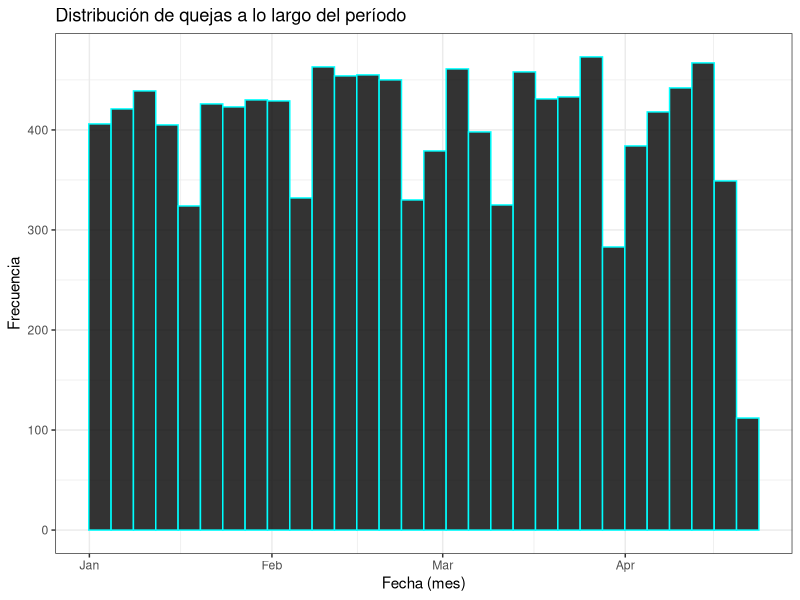
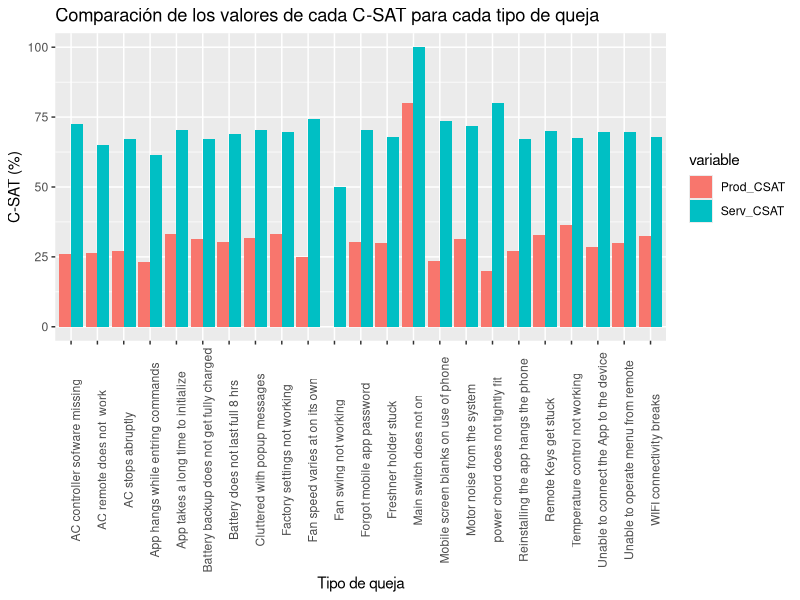
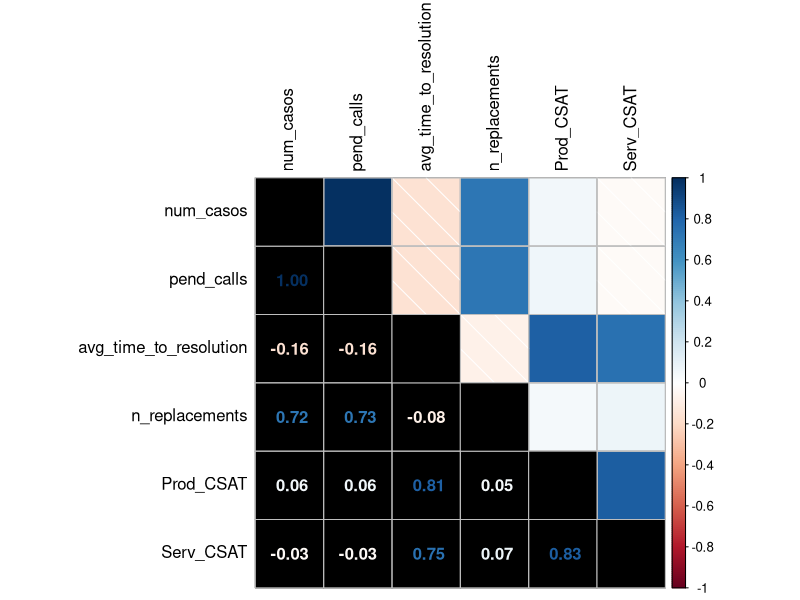
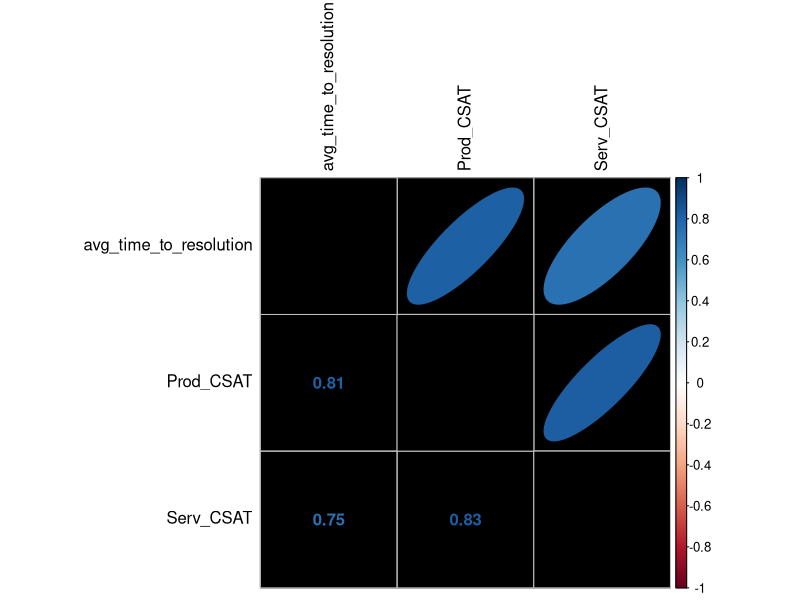
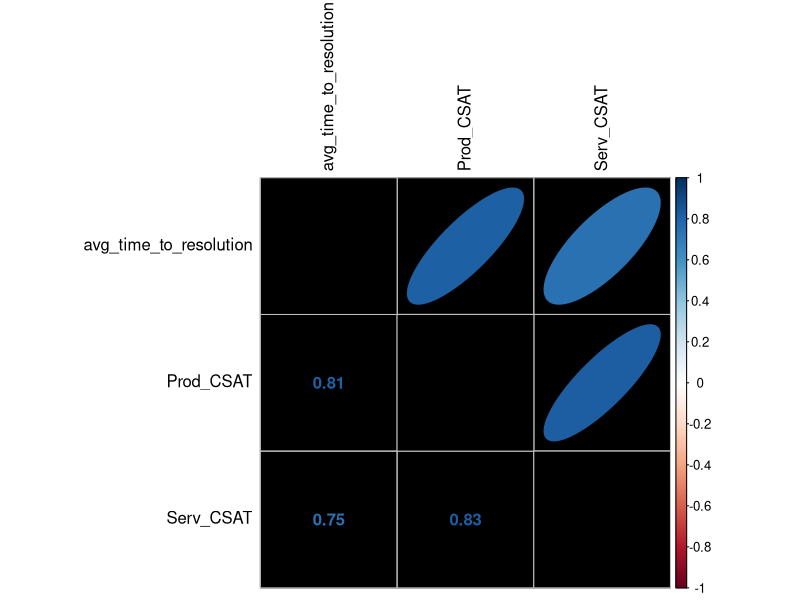

These charts were generated, in order, by the following R code:
# Autor: Alejandro Florido Reyes

#MÓDULO IV - SATISFACCIÓN DEL CONSUMIDOR
#En este ejercicio estaremos trabajando con data típica que uno puede extraer del modulo de Support Service
#de un CRM sobre los problemas que se reportan con el producto o servicio
#Y contiene una encuesta de satisfaccion tanto para el producto como para el servicio brindado por el equipo de custome support

#Para completar el ejercicio deberan cargar las siguientes librerias: tidyverse, corrplot, psych

library(tidyverse)
library(corrplot)
library(psych)

#PISTA: Las librerias de corrplot y psych fueron utilizadas en el ejercicio de Percepcion de Marca. 
#Pueden revisar ese script como referencia para esta tarea

#PASO 1
#Cargamos el dataset "data_CRM.csv" eliminando columna 1 que es innecesaria
#Inspecciones en dataset con summary, describe y head para comprender la información que contiene, entender missing values en las columnas
#Realicen un plot para entender la distribución de las quejas a lo largo del período, 
#selecciondo el tipo de gráfico más óptimo para representar la data

crm <- read.csv("data_CRM.csv") %>% 
  select(-1); #View(crm) # Personalmente, he preferido usar View en primer lugar para tener
                         # una primera visión de la tabla, pero lo comento porque no se pide.

summary(crm) #* Este comando nos resume la información más relevante del df. 
             #* Date viene como character, eso lo vamos a corregir.
             #* Posibles variables categóricas que aparecen como character no 
             #* serán transformadas en factor por ahora, esperaré a que pidan 
             #* usarlas y a que sea necesaria dicha transformación (algunos
             #* ejemplos son pending_call y gender).

describe(crm) #* Nos devuelve los principales estadísticos y parámetros importantes para el 
              #* análisis habitual de las variables (máx, mín, media, etc.). 

head(crm) # Vemos las 6 primeras filas del df.

crm$create_date <- as.Date(crm$create_date) #* Ponemos la columna de fechas en tipo fecha (Date).
str(crm)

# Con respecto a valores perdidos (NA's), parece que solo los hay en las columnas de encuestas,
# comprobémoslo:

table(is.na(crm)) # Hay 8374 NAs (nótese que 8374/2 = 4187).
table(is.na(crm$ProdCSAT)) # Hay 4187 del total en ProdCSAT.
table(is.na(crm$ServCSAT)) # Los 4187 restantes están en ServCSAT.

# En efecto, solo los hay en esas columnas. ¿Qué significan? Supongo que un NA en estas columnas hace
# referencia a que el cliente no ha realizado la encuesta y, por lo tanto, la empresa no tiene datos 
# que puedan asociar a dichas columnas.

ggplot(crm) +
  geom_histogram(aes(x=create_date), color = 'cyan', fill = 'black', alpha =0.8) +
  labs(title = 'Distribución de quejas a lo largo del período', x = 'Fecha (mes)', y = 'Frecuencia') +
  theme_bw() 

#* El gráfico ideal para apreciar la distribución de una muestra es, generalmente, un
#* histograma. En este caso, el histograma divide los meses en 8 canales, de modo que cada
#* canal equivale a un intervalo de 4 días. Partiendo de eso hay que destacar que se observa
#* un patrón en la distribución que consiste en que desde el intervalo del 16 al 20 de Enero,
#* cada 20 días aproximadamente los últimos 4 consisten en una bajada en la cantidad de quejas
#* recibidas. Es curioso porque este patrón no se da en un momento concreto del mes (hay veces 
#* que se da al principio, otras a mitad y otras al final) y es prácticamente periódica.
#* 
#* Otro dato que llama la atención es la gran caída en el número de quejas justo en las últimas 
#* fechas.
#* 
#* No he mostrado todas los posibles motivos de queja en el histograma porque son demasiadas y 
#* el escalado de colores no permite diferenciarlas bien (además de sobrecargar la gráfica).

#PASO 2
#El dataset presenta todos los casos de los usuarios que han contactado con Customer Support en el período enero-abril 2020
#Pero nos interesa hacer el análisis sobre complaint_reason, por lo cual es necesario crear un nuevo dataset, 
#agrupar los datos por complaint_reason y realizar las siguientes operaciones para las columnas relevantes: 
#generar una columna que cuente la cantidad de llamadas para cada tipo de complaint_reason llamada "num_casos"
#generar una columna que cuente la cantidad de llamadas pendientes para cada tipo de complaint_reason contando la cantidad de "y" llamada pend_calls
#calcular el promedio de time_to_resolution_min para cada tipo de complaint_reason en una columna nueva llamada avg_time_to_resolution
#generar una columna que cuente la cantidad de need_replace para cada tipo de complaint_reason contando la cantidad de "TRUE" llamada n_replacements
#generar una nueva columna que calcule el Prod_CSAT para cada tipo de complaint_reason en una columna nueva llamada Prod_CSAT
#generar una nueva columna que calcule el Serv_CSAT para cada tipo de complaint_reason en una columna nueva llamada Serv_CSAT
#De esta forma el dataset nuevo debe contener las siguientes columnas: complaint_reason, num_casos, pend_calls, 
#avg_time_to_resolution, n_replacements, Prod_CSAT, Serv_CSAT

# Examinamos la frecuencia de los valores de ProdCSAT y ServCSAT con table():

table(crm$ProdCSAT) # Hay 2066+340 = 2406 cuatros y cincos en ProdCSAT.
table(crm$ServCSAT) # Hay 3812+1648 = 5460 cuatros y cincos en ServCSAT.

# Podemos obtener dichas sumas para hacer los cálculos del siguiente modo:
length(crm$ProdCSAT[((crm$ProdCSAT == 4) | (crm$ProdCSAT == 5)) & !is.na(crm$ProdCSAT)]) # 2406
length(crm$ServCSAT[((crm$ServCSAT == 4) | (crm$ServCSAT == 5)) & !is.na(crm$ServCSAT)]) # 5460

# El problema previo al feedback es que se contaban los na's, ya lo he solucionado. Análogamente ocurría en el denominador:

length(crm$ProdCSAT) # 12000 (ya vimos antes que este es el número de filas de ProdCSAT y ServCSAT, pero lo calculo aquí por hacer 
length(crm$ServCSAT) # el razonamiento más ameno).

length(crm$ProdCSAT[!is.na(crm$ProdCSAT)]) # 7813, que son 12000 menos los 4187 na's que dije previamente que había tanto para ProdCSAT como
length(crm$ServCSAT[!is.na(crm$ServCSAT)]) # para ServCSAT.

# Sustituyo los códigos anteriores en el cálculo de las columnas:

complaint <- crm %>% 
  group_by(complaint_reason) %>% 
  summarise(num_casos = length(pending_call), # El nº de casos incluye tanto las llamadas pendientes (por realizar) como las ya realizadas.
            pend_calls = length(pending_call[pending_call=="y"]), 
            avg_time_to_resolution = mean(time_to_resolution_min),
            n_replacements = length(need_replace[need_replace == TRUE]),
            Prod_CSAT = length(ProdCSAT[((ProdCSAT == 4) | (ProdCSAT == 5)) & !is.na(ProdCSAT)])/length(ProdCSAT[!is.na(ProdCSAT)])*100,
            Serv_CSAT = length(ServCSAT[((ServCSAT == 4) | (ServCSAT == 5)) & !is.na(ServCSAT)])/length(ServCSAT[!is.na(ServCSAT)])*100)

# He tenido en cuenta que hay que quitar crm$ de las expresiones en el summarise (ya que si no, no te hace las operaciones en función
# de la complaint_reason, te la haría para crm entero de una sola vez).

head(complaint) # Le echamos un vistazo rápido con head (6 filas).

View(complaint) #* Una vez que vemos que todo parece correcto, visualizamos 
                #* el dataframe completo (yo lo prefiero, personalmente).
#PASO 3
#Seleccionar un plot idoneo para poder realizar una comparativa de C-SATs para cada problema técnico
#Justificar la selección de dicho plot brevemente

#* Tras el feedback he decidido seguir el consejo de la profesora y realizar un gráfico de barras agrupadas con
#* la variable categórica (complaint_reason) en las abscisas y las variables cuantitativas (Prod_CSAT y Serv_CSAT)
#* en ordenadas:

library(reshape2) # Añado esta librería para hacer un melt, que es un método rápido para poder dibujar las barras agrupadas
                  # cuando las variables que quieres comparar están originalmente en columnas distintas de tu dataframe.

complaint[,-2:-5] # Nos quedamos solo con Prod_CSAT, Serv_CSAT y complaint_reason.
complaint2 <- melt(complaint[,-2:-5], id.vars='complaint_reason') # Hacemos el melt, las abcisas de la gráfica vendrán 
head(complaint2)                                                  # dadas por complaint_reason.

# Tras visualizar el resultado obtenido con un head(), hacemos la representación gráfica con ggplot:

ggplot(complaint2, aes(y = value, x = complaint_reason, fill = variable)) +
  geom_col(position='dodge') +
  labs(y='C-SAT (%)', x = 'Tipo de queja', title = 'Comparación de los valores de cada C-SAT para cada tipo de queja') +
  theme(axis.text.x = element_text(angle = 90))

#* Hay que mencionar que el máximo valor de CSAT se alcanza en ambos casos para el mismo tipo de queja: "Main switch does not on" y que
#* los valores de Serv_CSAT siempre son mayores a los de Prod_CSAT. Por último, mencionar que para "Fan swing not working" no tenemos
#* un valor Prod_CSAT.

#PASO 4
#Realizar una correlación entre las variables numéricas y analizar si existen correlaciones fuertes entre
#alguna de las variables presentadas. 
#las funciones de correlación poseen un argumento llamado use que permite excluir los NA para que el computo sea
#posible. Para ello incluyan como argumento use = "complete.obs" ya que por default es use = "everything" 
#¿La columna de Serv_CSAT muestra correlaciones con alguna otra columna?

View(cor(complaint[-1], use = "complete.obs")) #* Visualizamos la matriz con los coeficientes de
                                               #* correlación lineal o de Pearson (valor que, según la ayuda, 
                                               #* se calcula con cor por defecto).

#* Observamos correlaciones (lineales) fuertes entre las siguientes parejas: numeros de casos con llamadas 
#* pendientes (0.9983) y nº de reemplazamientos (0.7213), llamadas pendientes con número de 
#* reemplazamientos (0.7257), tiempo medio de resolución con ambas C-SATs (de producto,
#* 0.8134, y de servicio, 0.7457) y, por último, entre las notas de dichas encuestas (0.8294). Véase que
#* todas son relaciones de proporcionalidad directa, ya que los valores devueltos por cor no han sido 
#* elevados al cuadrado y, por lo tanto, su signo indica si la pendiente de la recta de ajuste es 
#* positiva o negativa.
#* 
#* Resumiendo la respuesta a la última pregunta del enunciado, la columna Serv_CSAT muestra correlaciones
#* con la Prod_CSAT y con la columna avg_time_to_resolution.
 
#summary(lm(complaint$Prod_CSAT ~ complaint$Serv_CSAT)) #* Esto lo he usado para asegurarme de que cor nos 
                                                        #* devolvía r y no r**2. El valor Multiple 
                                                        #* R-squared que devuelve es el cuadrado del
                                                        #* devuelto por cor para estas dos variables,
                                                        #* esto es, r^2 es el cuadrado del valor 
                                                        #* obtenido mediante cor (que, por lo tanto, 
                                                        #* es r). Lo dejo aquí a modo de curiosidad.

#Inspeccionen la funcion cor.test para entender su funcionamiento y apliquenla sobre aquellas correlaciones
#que ustedes opinaron anteriormente que tienen correlación con la columna de Serv_CSAT para verificar si su hipotesis es correcta
#IMPORTANTE: pueden explorar los diferentes métodos, pero el que utilizamos de forma genérica es pearson
##a su vez es importante que comprendan y utilicen el argumento exact con lógica FALSE

?cor.test #* Usamos la ayuda para examinarla. La función realiza un test con un intervalo de confianza
          #* del 95% por defecto (modificable con conf.level) en el que la hipótesis nula es que la 
          #* pendiente de la recta de ajuste de las dos
          #* variables que se introduzcan en su argumento sea nula. Por lo tanto, para un p-value mayor
          #* que 0.05, no hay correlación lineal (se mantiene la hipótesis y una recta con pendiente nula
          #* presenta un valor constante de la variable dependiente para todos los valores de la variable 
          #* independiente) y para uno menor, se rechaza la hipótesis y, por lo tanto, se aprecia cierta
          #* correlación lineal entre ambas variables (se pasa a la hipótesis alternativa, esto es,  
          #* pendiente no nula).
          #* Otros detalles son que el test también devuelve el valor de cor para esa pareja, el intervalo
          #* de confianza, los grados de libertad del test estadístico si sigue una distribución tipo T y 
          #* el estadístico empleado en el test (en este caso t).
          #* Por defecto, el método empleado es Pearson. Hay otros como el de Kendall o el de Spearman.
          #* El argumento exact, mencionado en el enunciado, acepta valores lógicos (incluyendo NULL, que es
          #* su valor por defecto) y se usa para ordenarle al programa que calcule el valor exacto de p-value
          #* o no. Por lo visto se suele usar (True) con la tau de Kendall y la ro de Spearman, pero no se 
          #* menciona para Pearson.
          #* Hay más argumentos, pero no los he considerado tan relevantes como para mencionarlos aquí.

cor.test(complaint$Serv_CSAT, complaint$Prod_CSAT, exact = F) # p-value = 9.957 * 10**-7.

cor.test(complaint$Serv_CSAT, complaint$avg_time_to_resolution, exact = F) # p-value = 4.431*10**-5

#* En efecto, para ambos test se obtiene un p-value < 0.05, luego se rechaza la hipótesis nula y,
#* por lo tanto, se mantiene la hipótesis alternativa, esto es, que la pendiente de la recta de 
#* ajuste no es nula y, por lo tanto, existe correlación lineal entre ambas parejas de variables.

#* Nota. He comprobado que obtengo los mismos valores independientemente del valor de exact (T,F 
#* o NULL), así que, como indica su definición, este argumento no influye en el método de Pearson.
#* Para comprobar qué hace exactamente, vamos a probarlo con otros métodos:

# --------------------------------- OTROS MÉTODOS - USO DE EXACT ---------------------------------------------------

#* Kendall.  

cor.test(complaint$Serv_CSAT, complaint$Prod_CSAT, exact = F, method = "kendall") # p-value = 0.4279, tau = 0.1190.
cor.test(complaint$Serv_CSAT, complaint$Prod_CSAT, exact = T, method = "kendall") # p-value = 0.4279, tau = 0.1190. Warning.
cor.test(complaint$Serv_CSAT, complaint$Prod_CSAT, exact = NULL, method = "kendall") # p-value = 0.4279, tau = 0.1190. Warning.

#* Vemos que el p-value no cambia si en lugar de poner exact = F, ponemos exact = T ó NULL y se nos devuelve un aviso de que 
#* no puede computar un valor exacto de p-value porque existen "empates" (ties). Dicho eso, en principio el valor que
#* obtenemos si ponemos T debe ser más preciso (según la definición de exact), pero en este caso no podemos comprobarlo
#* por lo que nos comenta el warning. Hay que comentar sobre el NULL que se obtiene lo mismo
#* que para True y eso es exactamente lo que dice en 'Details' (dentro de la ayuda) que debe ocurrir si se cumplen ciertas 
#* condiciones, pero no creo que merezca la pena indagar más aquí (simplemente nos quedamos con que es normal que se obtenga
#* lo mismo, aunque en este caso sea simplemente el mismo warning).

#* Spearman.
 
cor.test(complaint$Serv_CSAT, complaint$Prod_CSAT, exact = F, method = "spearman") # p-value = 0.4809, tau = 0.1547.
cor.test(complaint$Serv_CSAT, complaint$Prod_CSAT, exact = T, method = "spearman") # p-value = 0.4809, tau = 0.1547. Warning.
cor.test(complaint$Serv_CSAT, complaint$Prod_CSAT, exact = NULL, method = "spearman") # p-value = 0.4809, tau = 0.1547. Warning.

# Tenemos el mismo problema que con Kendall, no se puede calcular el valor exacto de p-value porque hay empates (véase el warning).

# En teoría, según pone en 'Details', si ponemos exact = T, p-value se calcula usando un algoritmo llamado AS 89 y, 
# si se pone F, se calcula mediante la "aproximación asintótica de t". Por lo tanto, usar un valor u otro determina el
# modo en que se calcula el p-value y, aunque ambos valores resultan ser parecidos, es natural especificar cuál queremos 
# aplicar cuando hacemos el cálculo, para saber qué ha ocurrido si a otra persona no le sale exactamente el mismo valor.
# En cuanto a NULL, no hay información en 'Details', habría que irse a la documentación completa para estudiar lo que 
# ocurre al usarlo.

# A modo de curiosidad, cabe mencionar que en estos dos ajustes sí que se puede mantener la hipótesis nula (ya que el
# p-value es mayor que 0.05), aunque en este caso no nos interesa saberlo, ya que no vamos a trabajar con estos métodos.

#----------------------------------------------------------------------------------------------------------------------

#Por último utilicen la función corrplot.mixed() para realizar el plot de todas las correlaciones juntas
#Intenten utilizar algunas de las opciones que presenta para embellecer el gráfico (colores, formas, tamaños, etc)
#La forma de aplicación sería corrplot.mixed(corr = (correlacion que quieren hacer con sus argumentos incluido use = "complete.obs")) 
#y el resto de argumentos que quieran incluir

corrplot.mixed(corr = cor(complaint[-1], use = "complete.obs"),bg = 'Black',
               tl.pos = "lt",tl.col = 'Black',upper = "shade")

#* He colocado la forma "shade" en lugar del círculo en la diagonal superior, que creo que muestra más claramente
#* donde están los valores de correlación más altos. Por otro lado, como los nombres de las variables son largos,
#* los he colocado fuera de la matriz en lugar de en la propia diagonal, ya que en dicha diagonal no eran 
#* legibles y tapaban datos. También he cambiado el color del fondo de las casillas de la diagonal principal, ya
#* que no estaba dibujando nada en ellas previamente y así se aprecia más claramente el contraste de colores con 
#* las casillas más claras de la diagonal superior. Por último, he cambiado los colores de los nombres de las
#* variables, que salen en rojo por defecto y me parece que es un color más molesto que útil a la hora de ser 
#* leído; he usado el color negro en su lugar.
#* 
#* Si, con "todas las correlaciones" se refirieran solo a las halladas en relación a Serv_CSAT, entonces quedaría:
#* 

Serv_Corr <- complaint %>% # Separamos las columnas que implican las correlaciones de las demás.
  select(4,6,7)
Serv_Corr # Comprobamos que hemos extraído las columnas correctas.

# Dibujamos la matriz con las correlaciones usando corrplot.mixed():

corrplot.mixed(corr = cor(Serv_Corr,use = "complete.obs"),
               bg = 'Black', tl.pos = "lt",tl.col = 'Black',upper = "ellipse")

#* Aquí he decidido usar la forma elíptica por cambiar un poco: cuanto más se aleje de la forma de un círculo 
#* la elipse dibujada, mayor es el valor del coeficiente de correlación (en valor absoluto). En este caso no 
#* afecta apenas, porque los valores son muy parecidos, pero puede ser interesante para valores muy dispares,
#* aunque a mí personalmente no me acaba de gustar porque ya tienes la escala de colores para saber si el 
#* coeficiente es mayor o menor (y hay que saber de memoria qué es lo que implica la elipse y qué es lo que 
#* implica el círculo si te enseñan un gráfico con estas formas sin habértelo explicado previamente, lo cual
#* no me parece precisamente ideal). En todo caso, lo he hecho así para probar alguna opción más.

#PASO 5
#Repetir el paso 4 pero enfocando el analisis en la columna Prod_CSAT en vez de Serv_CSAT: realicen hipotesis sobre correlaciones,
#apliquen cor.test para validarlas y corrplot.mixed() para representarlo.

#* Hemos dicho anteriormente que Prod_CSAT está fuertemente correlacionado con Serv_CSAT (esto ya ha sido 
#* analizado) y con el avg_time_to_resolution (que sería nuestra nueva hipótesis de correlación en este 
#* apartado). Como ya hicimos el test para la primera correlación, vamos a hacerlo ahora únicamente
#* para la segunda:

cor.test(complaint$Prod_CSAT, complaint$avg_time_to_resolution, exact = F) #p-value = 2.376*10**-6

#* Como era de esperar, p<0.05, luego se rechaza la hipótesis nula y se mantiene la alternativa, esto
#* es, la pendiente de la recta de ajuste no es nula y, por lo tanto, hay correlación lineal entre 
#* ambas variables.
#* 
#* De nuevo, vamos a dibujar el corrplot solo con las variables correlacionadas, ya que de todas formas 
#* he dibujado el corrplot con todas las correlaciones en el apartado anterior.
 
Prod_Corr <- Serv_Corr # Como las variables correlacionadas son las mismas, el dataframe con las tres 
                       # variables es el mismo que el que creé en el apartado anterior para Serv_CSAT.
                       # Creo una nueva variable con otro nombre solo por hacer el código más legible.

corrplot.mixed(corr = cor(Prod_Corr,use = "complete.obs"),
               bg = 'Black', tl.pos = "lt",tl.col = 'Black',upper = "ellipse")

#* Lógicamente, el resultado obtenido es el mismo que en el segundo corrplot que dibujé en el PASO 4.


